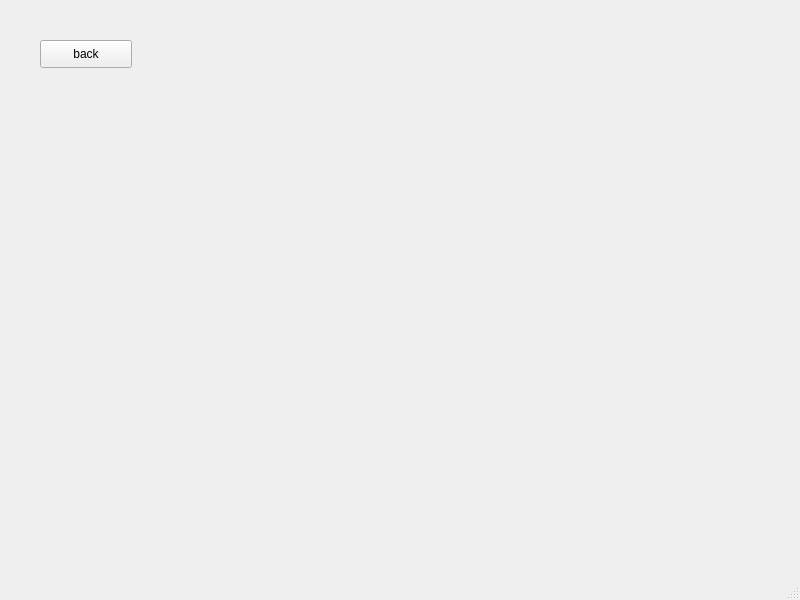
<?xml version="1.0" encoding="UTF-8"?>
<ui version="4.0">
 <class>Set</class>
 <widget class="QMainWindow" name="Set">
  <property name="geometry">
   <rect>
    <x>0</x>
    <y>0</y>
    <width>800</width>
    <height>600</height>
   </rect>
  </property>
  <property name="windowTitle">
   <string>Set</string>
  </property>
  <widget class="QWidget" name="centralwidget">
   <widget class="QPushButton" name="pushButton">
    <property name="geometry">
     <rect>
      <x>40</x>
      <y>40</y>
      <width>92</width>
      <height>28</height>
     </rect>
    </property>
    <property name="text">
     <string>back</string>
    </property>
   </widget>
  </widget>
  <widget class="QMenuBar" name="menubar">
   <property name="geometry">
    <rect>
     <x>0</x>
     <y>0</y>
     <width>800</width>
     <height>26</height>
    </rect>
   </property>
  </widget>
  <widget class="QStatusBar" name="statusbar"/>
 </widget>
 <resources/>
 <connections/>
</ui>
